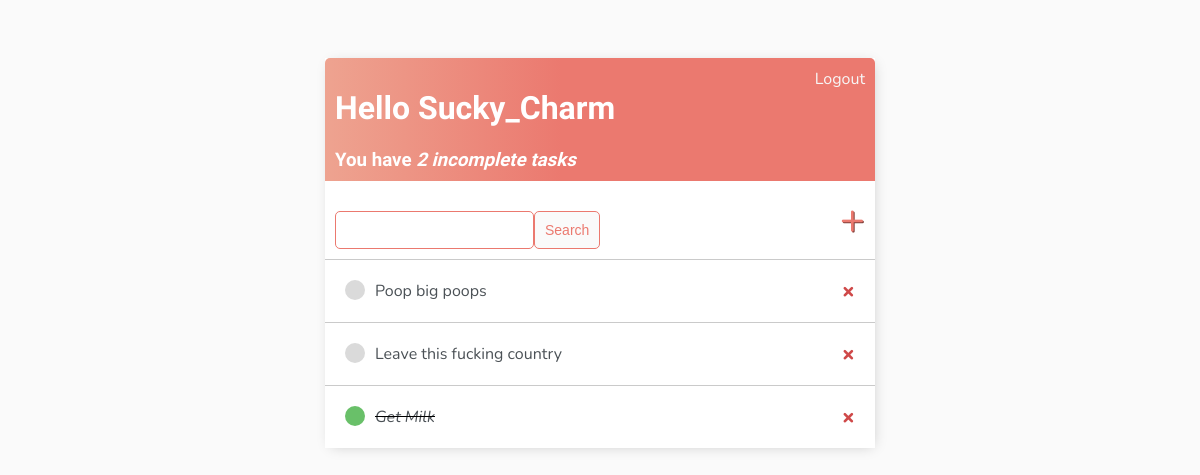
The app's page / (signed in), older data.
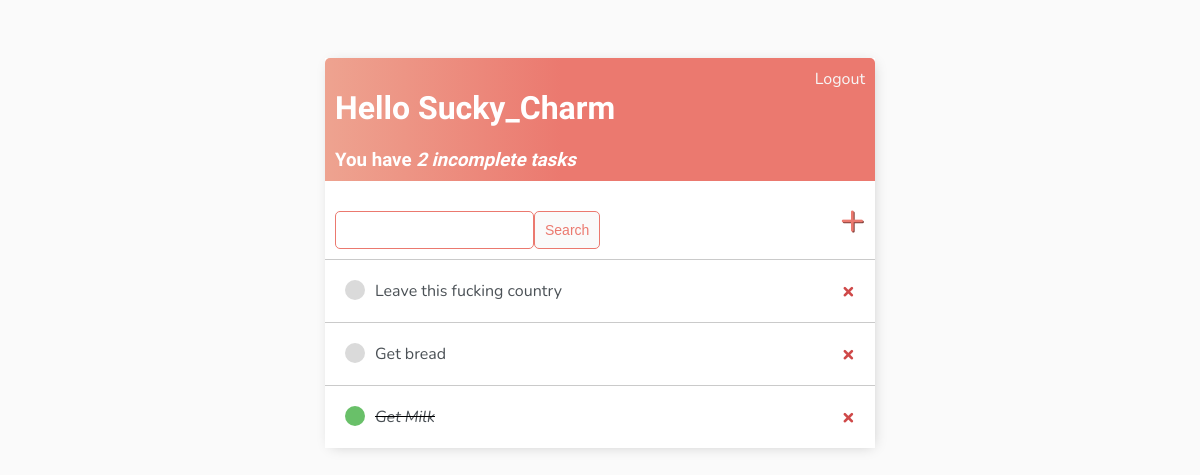
The same page, newer data.
### base/models.py (models this page shows)
class Task(models.Model):
    user = models.ForeignKey(User, on_delete=models.CASCADE, null=True, blank=True)
    title = models.CharField(max_length=200)
    description = models.TextField(null=True, blank=True)
    complete = models.BooleanField(default=False)
    create = models.DateTimeField(auto_now_add=True)
    def __str__(self):
        return self.title
    class Meta:
        ordering = ['complete']

### base/views.py (the view)
# urls.py: path('', TaskList.as_view(), name="tasks"),
class TaskList(LoginRequiredMixin, ListView):
    model = Task
    context_object_name = 'tasks'
    def get_context_data(self, **kwargs):
        context = super().get_context_data(**kwargs)
        context["tasks"] = context["tasks"].filter(user=self.request.user)
        context['count'] = context["tasks"].filter(complete=False).count()
        search_input = self.request.GET.get('search-area') or ''
        if search_input:
            context['tasks'] = context['tasks'].filter(title__startswith=search_input)
        context['search_input'] = search_input
        return context

### base/templates/base/task_list.html
{% extends 'base/main.html' %}
{% block content %}
<div class="header-bar">
    <div>
        <h1>Hello {{request.user|title}}</h1>
        <h3 style="margin:0">You have <i>{{count}} incomplete task{{ count|pluralize:"s" }}</i></h3>
    </div>
    {% if request.user.is_authenticated %}
    <a href="{% url 'logout' %}">Logout</a>
    {% else %}
    <a href="{% url 'login' %}">Login</a>
    {% endif %}
</div>
<div id="search-add-wrapper">
    <form action="" method="get" style="margin-top: 20px; display: flex;">
        <input type="text" name="search-area" value="{{search_input}}">
        <input class="button" type="submit" value="Search">
    </form>
    <a id="add-link" href="{% url 'task-create' %}">&#x2b;</a>
</div>
<div class="task-items-wrapper">
    {% for task in tasks %}
        <div class="task-wrapper">
            {% if  task.complete%}
                <div class="task-title">
                    <div class="task-complete-icon"></div>
                    <i><s><a href="{% url 'task-update' task.id %}">{{task}}</a></s></i>
                </div>
                <a class="delete-link" href="{% url 'task-delete' task.id %}">&#215;</a>
            {% else %}
                <div class="task-title">
                    <div class="task-incomplete-icon"></div>
                    <a href="{% url 'task-update' task.id %}">{{task}}</a>
                </div>
                <a class="delete-link" href="{% url 'task-delete' task.id %}">&#215;</a>
            {% endif %}
        </div>
    {% empty %}
        <h3>No items in list</h3>
    {% endfor %}
</div>
{% endblock content %}

### base/templates/base/main.html (shortened to what this page needs)
<!DOCTYPE html>
<html lang="en">
<head>
</head>
<body>
    <div class="container">
        {% block content %}
        {% endblock content %}
    </div>
</body>
</html>

### base/templates/base/main.html (style rules this page uses)
body { background: #FAFAFA; font-family: 'Nunito', sans-serif; padding-top: 50px; }
h1, h2, h3, h4, h5, h6 { font-family: 'Raleway', sans-serif; }
a, p { color: #4b5156; }
.container { max-width: 550px; margin: auto; background: #fff; -webkit-box-shadow: 2px 2px 13px -4px rgba(0, 0, 0, 0.21); box-shadow: 2px 2px 13px -4px rgba(0, 0, 0, 0.21); }
.header-bar { display: flex; justify-content: space-between; color: #fff; padding: 10px; border-radius: 5px 5px 0 0; background: linear-gradient(90deg, #eea390 0%, #eb796f 43%, #eb796f 100%); }
.header-bar a { color: rgb(247, 247, 247); text-decoration: none; }
.task-wrapper { display: flex; align-items: center; justify-content: space-between; padding: 20px; background-color: #fff; border-top: 1px solid #cacaca; }
.task-title { display: flex; }
.task-title a { color: #4b5156; text-decoration: none; margin-left: 10px; }
.task-complete-icon { height: 20px; width: 20px; background-color: rgb(105, 192, 105); border-radius: 50%; }
.task-incomplete-icon { height: 20px; width: 20px; background-color: rgb(218, 218, 218); border-radius: 50%; }
.delete-link { text-decoration: none; font-weight: 900; color: #cf4949; font-size: 22px; line-height: 0; }
#search-add-wrapper { display: flex; align-items: center; justify-content: space-between; padding: 10px; }
#add-link { color: #eb796f; text-decoration: none; font-size: 42px; text-shadow: 1px 1px #81413b; }
input[type=text], input[type=password], textarea { border: 1px solid #eb796f; border-radius: 5px; padding: 10px; width: 90%; }
::placeholder { font-weight: 300; opacity: 0.5; }
.button { border: 1px solid #EB796F; background-color: #FAFAFA; color: #EB796F; padding: 10px; font-size: 14px; border-radius: 5px; cursor: pointer; text-decoration: none; }

Row changes from the older to the newer data that the page shows:
removed Task: title "Poop big poops"
added Task: title "Get bread"
